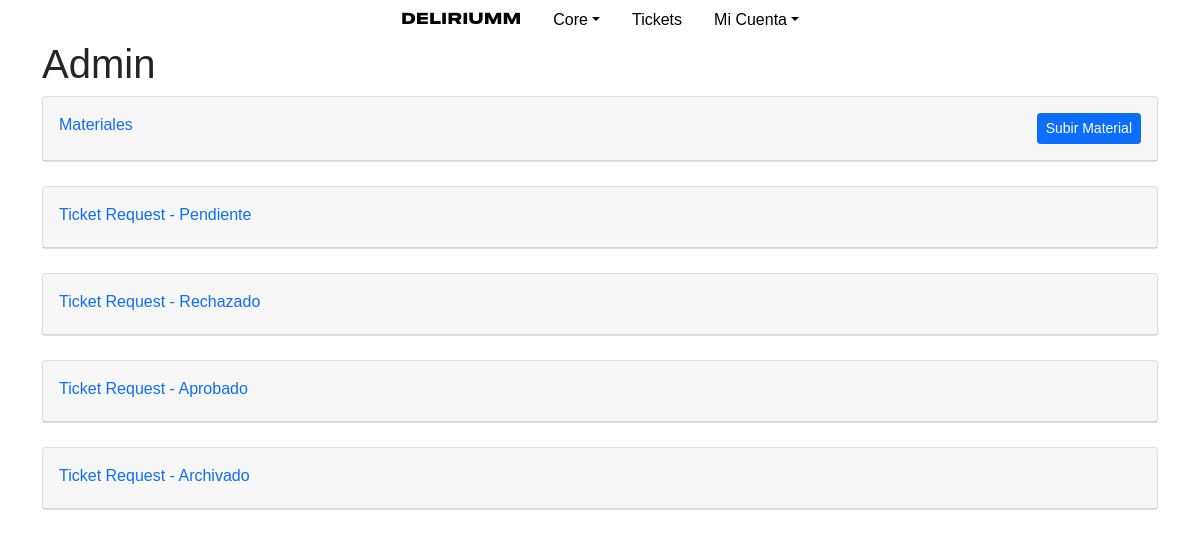
/core/admin/ (signed in), run on an earlier commit of the app's database.
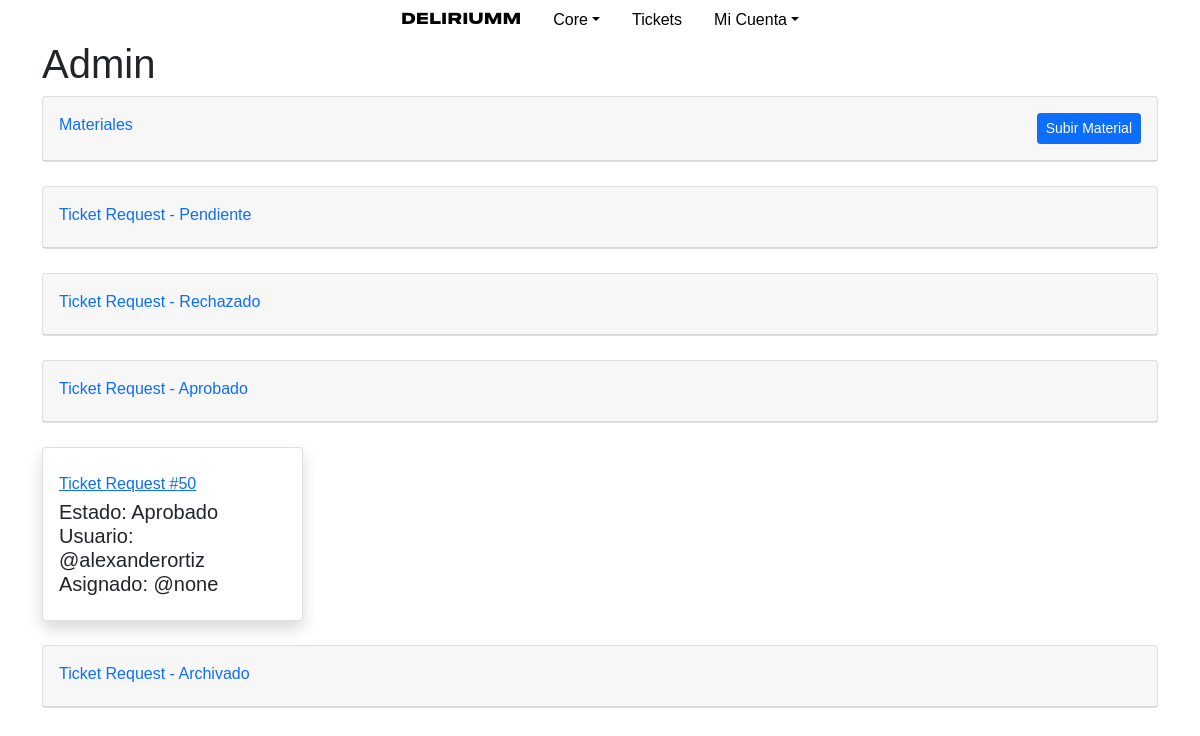
And on a later commit of the database.
### tickets/models.py (models this page shows, shortened)
class TicketRequest(models.Model):
    user = models.ForeignKey(User, on_delete=models.CASCADE)
    event = models.ForeignKey(Event, on_delete=models.CASCADE)
    context = models.CharField(max_length=300, blank=True)
    q_tickets = models.IntegerField(verbose_name="Tickets")
    reference = models.CharField(max_length=150, default="none")
    client = models.CharField(max_length=50, default="none")
    total = models.IntegerField(verbose_name="Total", default="0")
    created = models.DateTimeField(auto_now=True)
    staff_asigned = models.CharField(max_length=30, default="none")
    comprobante = models.FileField(upload_to='uploads/comprobantes/', blank=True)
    PAYMENTS = (
        ("CASH", "Efectivo"),
        ("CARD", "Tarjeta"),
        ("TRANSFER", "Transferencía"),
        ("DEPOSIT", "Deposíto"),
    )
    payment_method = models.CharField(
        max_length=20,
        choices=PAYMENTS,
        default='CASH',
    )
    STATUS = (
        ("PE", "Pendiente"),
        ("RE", "Rechazado"),
        ("VA", "Aprobado"),
        ("AR", "Archivado"),
    )
    status = models.CharField(
        max_length=2,
        choices=STATUS,
        default='PE',
    )

### core/views.py (the view)
# urls.py: path("admin/", views.admin_view, name="admin_view"),
def admin_view(request):
    if not request.user.is_authenticated:
        return HttpResponseRedirect(reverse("users:login"))
    usercore = get_object_or_404(UserCore, user=request.user)
    if request.user.has_perm('users.can_view_admin'):
        return render(request, "core/admin/index.html", {
            "tickets_pe": TicketRequest.objects.filter(status="PE"),
            "tickets_re": TicketRequest.objects.filter(status="RE"),
            "tickets_va": TicketRequest.objects.filter(status="VA"),
            "tickets_ar": TicketRequest.objects.filter(status="AR"),
            "event": Event.objects.get(status="VE"),
            "last_ticket": usercore.last_ticket_request_see,
        })
    else:
        return HttpResponseRedirect(reverse('users:login'))

### core/templates/core/admin/index.html (shortened to what this page needs)
{% extends 'core/layout_1.html' %}
{% block head %}
{% load static %}
{% endblock %}
{% block body %}
<h1>Admin</h1>
<div class="card mb-4">
    <div class="card-header py-3">
        <div class="row justify-content-between">
            <div class="col-xl-4 col-md-6">
                <div class="text-xs font-weight-bold text-primary mb-1">
                    Materiales
                </div>
            </div>
            <div class="col-xl-3 col-md-6">
                <div class="text-end ">
                    <a href="{% url 'core:upload_material' %}"><button type="button" class="btn btn-primary btn-sm">Subir Material</button></a>
                </div>
            </div>
        </div>
    </div>
</div>
<div class="card mb-4">
    <div class="card-header py-3">
        <div class="row justify-content-between">
            <div class="text-xs font-weight-bold text-primary mb-1">
                Ticket Request - Pendiente
            </div>
        </div>
    </div>
</div>
<div class="card mb-4">
    <div class="card-header py-3">
        <div class="row justify-content-between">
            <div class="text-xs font-weight-bold text-primary mb-1">
                Ticket Request - Rechazado
            </div>
        </div>
    </div>
</div>
    <div class="card mb-4">
        <div class="card-header py-3">
            <div class="row justify-content-between">
                <div class="text-xs font-weight-bold text-primary mb-1">
                    Ticket Request - Aprobado
                </div>
            </div>
        </div>
    </div>
    <div class="row">
        {% for ticket in tickets_va %}
            <div class="col-xl-3 col-md-6 mb-4">
                <div class="card border-left-primary shadow h-100 py-2">
                    <div class="card-body">
                        <div class="row no-gutters align-items-center">
                            <div class="col mr-2">
                                <div class="text-xs font-weight-bold text-primary mb-1">
                                    <a href="{% url 'tickets:request_view' ticket.pk %}">Ticket Request #{{ ticket.pk }}</a></div>
                                <div class="h5 mb-0 font-weight-bold text-gray-800">Estado: {{ ticket.get_status_display }}</div>
                                <div class="h5 mb-0 font-weight-bold text-gray-800">Usuario: @{{ ticket.user.username }}</div>
                                <div class="h5 mb-0 font-weight-bold text-gray-800">Asignado: @{{ ticket.staff_asigned }}</div>
                            </div>
                        </div>
                    </div>
                </div>
            </div>
        {% endfor %}
        </div>
        <div class="card mb-4">
    <div class="card-header py-3">
        <div class="row justify-content-between">
            <div class="text-xs font-weight-bold text-primary mb-1">
                Ticket Request - Archivado
            </div>
        </div>
    </div>
</div>
</div>
{% endblock body %}

What changed in the data, as far as the page shows it:
added TicketRequest: pk "50", status "Aprobado", user.username "alexanderortiz", staff_asigned "none"
